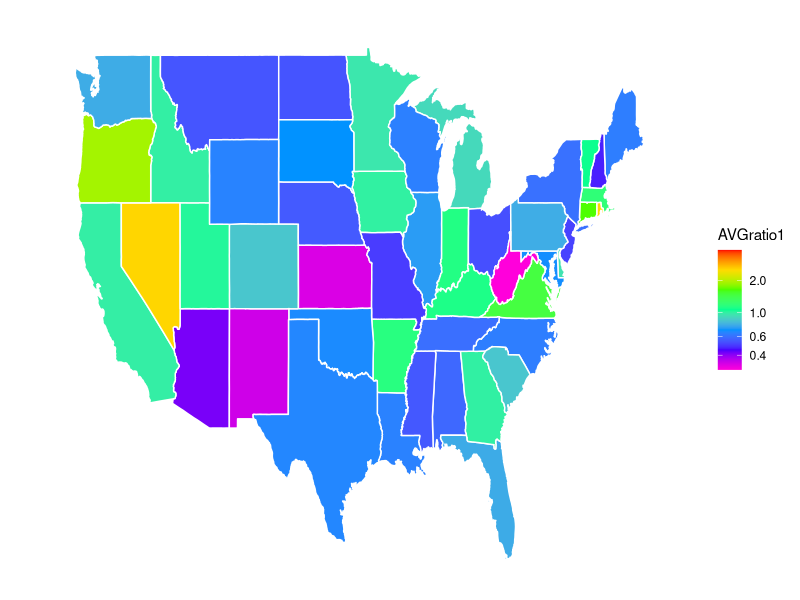
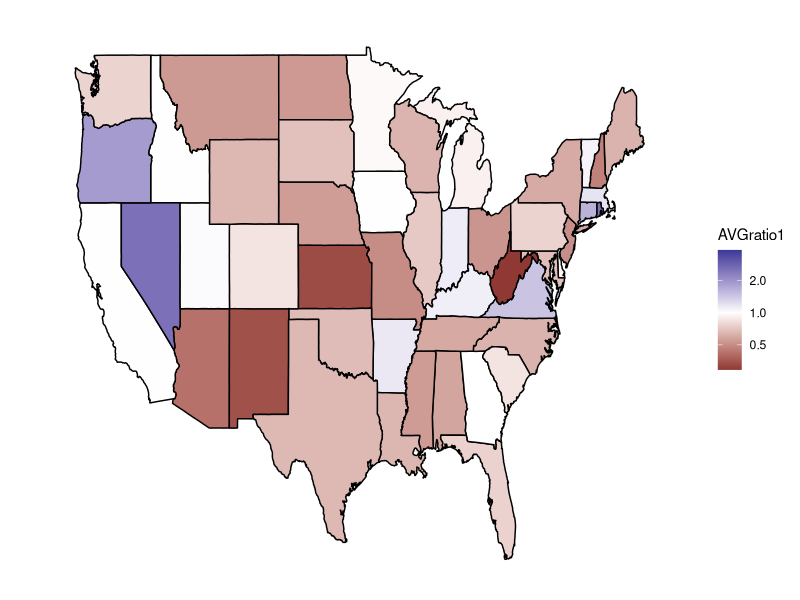

Generate these figures, in order, with R:
library(foreign)

x<-read.dta("heatmapstates1.dta")
x<-x[complete.cases(x), ]

#x<-x[1:51,]

x$region <- tolower(x$state_name)

library(ggplot2)
library(maps)
states <- map_data("state")
map.df <- merge(states,x, by="region", all.x=T)
map.df <- map.df[order(map.df$order),]

no_axes <- theme(
    plot.background = element_blank(),
    axis.text = element_blank(),
    axis.line = element_blank(),
    axis.ticks = element_blank(),
    panel.border = element_blank(),
    panel.grid = element_blank(),
    axis.title = element_blank()
)


ggplot(map.df, aes(x=long,y=lat,group=group))+
    geom_polygon(aes(fill=AVGratio1), color = "white")+
    xlim(-128, -65)+ylim(25, 50)+
    geom_text(data=x, aes(x=Longitude,y=Latitude, group=NA, label=""), 
              size=2.5, vjust=0.5, hjust=0.5)+
    scale_fill_gradientn(colours = rev(rainbow(7)),
                         breaks = c(0.4, 0.6, 1, 2),
                         trans = "log10") +theme_bw()+ no_axes

#shows the actual difference



ggplot(map.df, aes(x=long,y=lat,group=group))+
    geom_polygon(aes(fill=AVGratio1), color = "black")+
    xlim(-128, -65)+ylim(25, 50)+
    geom_text(data=x, aes(x=Longitude,y=Latitude, group=NA, label=""), 
              size=2.5, vjust=0.5, hjust=0.5)+
    scale_fill_gradient2(breaks = c(0.5, 1, 2),
                         trans = "log10") +theme_bw()+ no_axes

